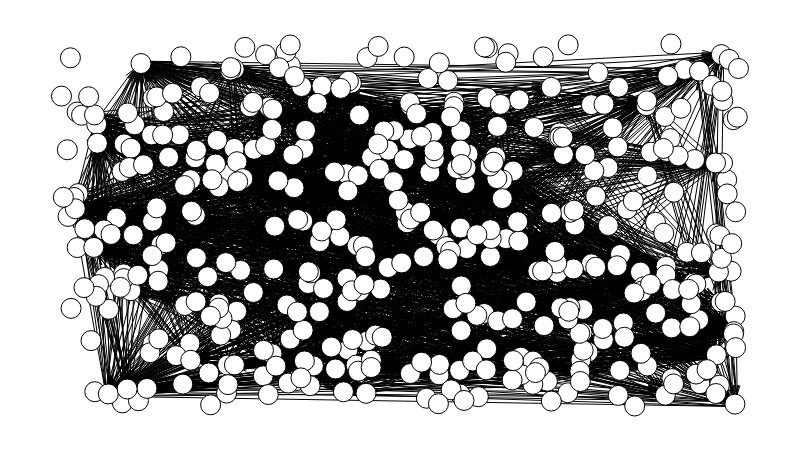

Notebook code cell kept with this figure:
### Code cell
espec.draw()

### Figure 1 — Plotly figure (JSON) as saved in the notebook; plotly's stock layout.template omitted (floating-point values rounded to 4 significant figures; data arrays with more than 128 entries replaced by an {"elided": "..."} marker saying what was removed)
{"data": [{"hoverinfo": "none", "line": {"color": "rgb(127, 127, 127)", "dash": "solid", "width": 0}, "mode": "lines", "type": "scatter", "x": [0.4968, 0.4968, null, 0, 1, null], "y": [0, 1, null, 0.4999, 0.4999, null]}, {"hoverinfo": "none", "line": {"color": "rgb(0, 0, 0)", "dash": "solid", "width": 1}, "mode": "lines", "type": "scatter", "x": {"elided": "14148 float values"}, "y": {"elided": "14148 float values"}}, {"hoverinfo": "none", "marker": {"color": "rgb(255, 255, 255)", "line": {"color": "rgb(0, 0, 0)", "width": 1}, "size": 20, "symbol": "circle"}, "mode": "markers+text", "text": {"elided": "430 null values"}, "textfont": {"color": "rgb(0, 0, 0)"}, "textposition": "middle center", "type": "scatter", "x": {"elided": "430 float values"}, "y": {"elided": "430 float values"}}, {"hoverinfo": "none", "mode": "text", "text": [], "textfont": {"color": "rgb(255, 255, 255)"}, "textposition": "middle center", "type": "scatter", "x": [], "y": []}, {"hoverinfo": "none", "mode": "text", "text": {"elided": "430 null values"}, "textfont": {"color": "rgb(0, 0, 0)"}, "textposition": "middle center", "type": "scatter", "x": {"elided": "430 float values"}, "y": {"elided": "430 float values"}}, {"hoverinfo": "none", "mode": "text", "text": {"elided": "2358 null values"}, "textfont": {"color": "rgb(0, 0, 0)"}, "textposition": "middle center", "type": "scatter", "x": {"elided": "2358 float values"}, "y": {"elided": "2358 float values"}}, {"hoverinfo": "none", "marker": {"color": "rgba(255, 255, 255, 0)", "line": {"color": "rgba(255, 255, 255, 0)", "width": 0}, "size": 0, "symbol": "circle"}, "mode": "markers", "type": "scatter", "x": [0.5, 0, 1, 0.5], "y": [0, 0.5, 0.5, 1]}], "layout": {"height": 450, "hovermode": "closest", "margin": {"b": 10, "l": 10, "r": 10, "t": 10}, "plot_bgcolor": "rgb(255, 255, 255)", "showlegend": false, "width": 800, "xaxis": {"fixedrange": true, "showgrid": false, "showticklabels": false, "zeroline": false}, "yaxis": {"fixedrange": true, "showgrid": false, "showticklabels": false, "zeroline": false}}}
